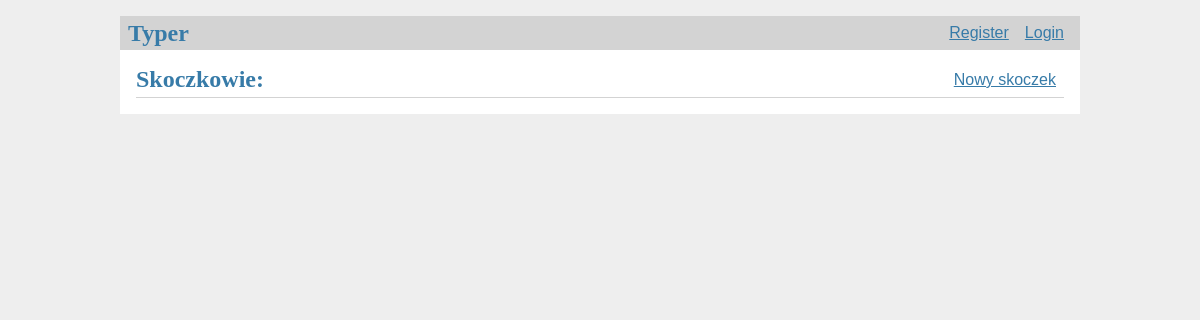
Before: /jumpers/ with the older database file.
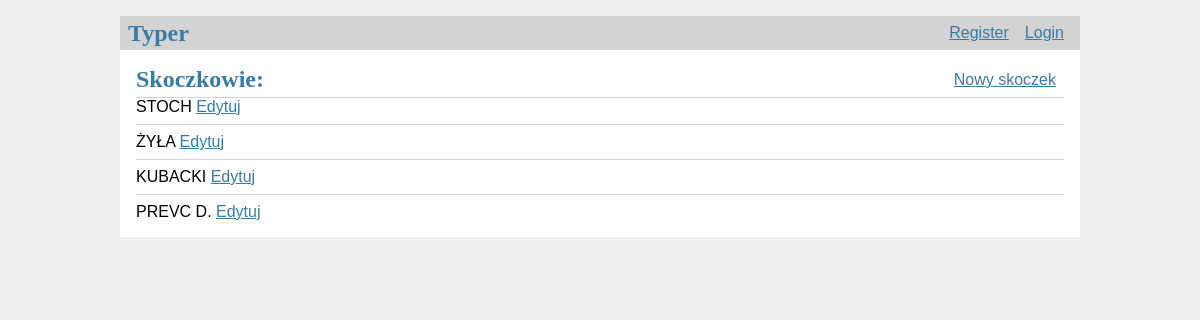
After: the same page with the newer database file.
### tables this page shows
CREATE TABLE jumpers(
    id INTEGER PRIMARY KEY AUTOINCREMENT,
    name TEXT NOT NULL
);

### flaskr/jumpers.py (the view)
@bp.route('/')
def jumpers():
    db = get_db()
    jumpers = db.execute(
        'SELECT * FROM jumpers'
    ).fetchall()
    return render_template("jumpers/jumpers.html", jumpers=jumpers)

### flaskr/auth.py (called while the page is built)
@bp.before_app_request
def load_logged_in_user():
    user_id = session.get('user_id')
    if user_id is None:
        g.user = None
    else:
        g.user = get_db().execute(
            'SELECT * FROM user WHERE id = ?', (user_id,)
        ).fetchone()

### flaskr/db.py (called while the page is built)
def get_db():
    if 'db' not in g:
        g.db = sqlite3.connect(
            current_app.config['DATABASE'],
            detect_types=sqlite3.PARSE_DECLTYPES
        )
        g.db.row_factory = sqlite3.Row
    return g.db

### flaskr/templates/jumpers/jumpers.html
{% extends 'base.html' %}
{% block header %}
    <h1>{% block title %}Skoczkowie:{% endblock %}</h1>
    <a class="action" href="{{ url_for('jumpers.create') }}">Nowy skoczek</a>
{% endblock %}
{% block content %}
    {% for post in jumpers %}
        <article class="post">
            <div>
                {{ post['name'] }} <a class="action" href="{{ url_for('jumpers.update', id=post['id'])  }}">Edytuj</a>
            </div>
        </article>
        {% if not loop.last %}
        <hr>
        {% endif %}
    {% endfor %}
{% endblock %}

Changed rows visible on the page:
added jumpers: name "STOCH"
added jumpers: name "ŻYŁA"
added jumpers: name "KUBACKI"
added jumpers: name "PREVC D."
